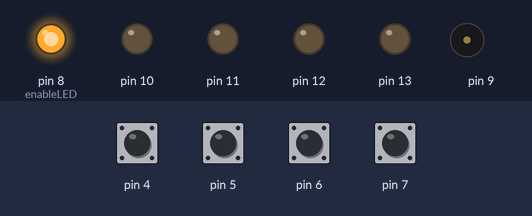
Recording of a sketch running on a simulated Arduino Uno, built with avr-gcc and run on an emulated ATmega328P. Shown: output pins drawn as LEDs (lit = HIGH), buzzer (waves = sounding). The test bench sets the inputs (shaded band); at power-on: pin 4–7 HIGH.

Above: at 1.2 s.
1.3 s: pin 4 pulled LOW for 0.15 s
At 3.7 s:
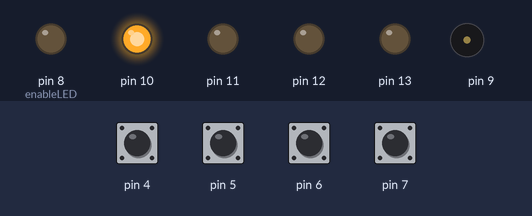
4.3 s: pin 5 pulled LOW for 1 s
At 9.5 s:
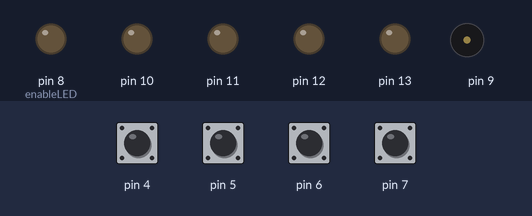
10.0 s: pin 4 pulled LOW for 1 s
At 13.4 s:
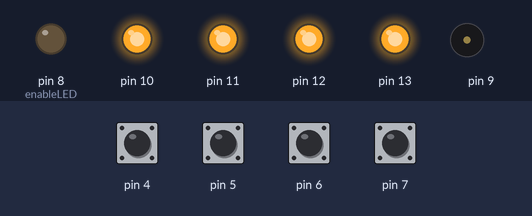
Timing chart, 0 to 15.1 s (numbered marks = the images above; inputs shaded):
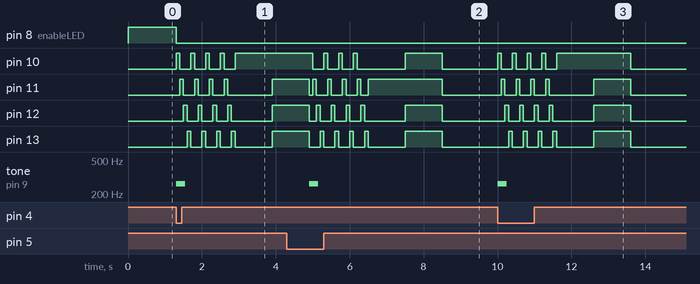

The sketch:

main.ino
```cpp
/* #include <LiquidCrystal_I2C.h>

#define I2C_ADDR    0x27
#define LCD_COLUMNS 20
#define LCD_LINES   4
LiquidCrystal_I2C lcd(I2C_ADDR, LCD_COLUMNS, LCD_LINES);
*/

const int resetTime = 1000;
const int enableLED = 8;
bool ready = 0;
int presses[20];  // game history
int cnt = 0;

// inputs pin 4,5,6,7
// outputs 10,11,12,13
// inputs pins go LOW when pressed

void setup() {
  pinMode(enableLED, OUTPUT);
  digitalWrite(enableLED, HIGH);
/*
  // LCD setup
  lcd.init();
  lcd.backlight();
  lcd.setCursor(5, 0);
  lcd.print("Jeopardy!");
  lcd.setCursor(1, 2);
  lcd.print("Get Ready to Play!");
*/
  // switches
  for (int i = 4; i < 8; i++) {
    pinMode (i, INPUT);
    digitalWrite(i, INPUT_PULLUP);  // enable pullups
  }
  // leds
  for (int j = 10; j < 14; j++)
    pinMode(j, OUTPUT);

  // check for stuck button
}

void loop() {

  for (int i = 4; i < 8; i++) {
    if (digitalRead(i) == LOW) {
      // record press
      presses[cnt] = i;
      cnt++;

      /*
      lcd.clear();
      lcd.setCursor(4, 0);
      lcd.print("Button #");
      lcd.setCursor(13, 0);
      lcd.print(i - 3); // Buttons 1-4 connect to pins 4-7
      */
      digitalWrite(enableLED, LOW);
      marquee(i);
      reset(i);
    }
  }
}

void marquee(int firstPin) {

  tone(9, 262, 250); // Plays 262Hz tone for 0.250 seconds

  for (int i = 0; i < 4; i++) {
    for (int j = 10; j < 14; j++) {
      digitalWrite(j, HIGH);
      delay (100);
      digitalWrite(j, LOW);
    }
  }


  digitalWrite(firstPin + 6, HIGH);
  delay(resetTime);

  for (int i = 10; i < 14; i++) {
    digitalWrite(i, HIGH);
  }

  delay(1000);
  for (int i = 10; i < 14; i++) {
    digitalWrite(i, LOW);
  }
/*
  lcd.setCursor(2, 0);
  lcd.print("Next Question...");
*/
}

void reset(int heldPin) {
  // don't restart until all the buttons are reset
  while (digitalRead(heldPin) == LOW) {
    /*
    lcd.clear();
    lcd.setCursor(3, 0);
    lcd.print("Unlock button");
    */
    delay(1000);
    // lcd.clear();
    delay(1000);

  }
  //}

}
```

Measured:
- after the input at 1.3 s, pin 8 (enableLED): HIGH → LOW at once; pin 10: alternates HIGH for 0.10 s and LOW for 0.30 s, 9 changes in all, then stays HIGH, starting at once
- after the input at 4.3 s, tone on pin 9: silent → 262 Hz after 0.60 s, → silent 0.25 s later
- after the input at 10.0 s, pin 10: goes 4 × (HIGH 0.10 s, LOW 0.30 s), HIGH 2.0 s, then LOW, starting at once; pin 11: goes 3 × (HIGH 0.10 s, LOW 0.30 s), HIGH 0.10 s, LOW 1.2 s, HIGH 1.0 s, then LOW, starting after 0.10 s
